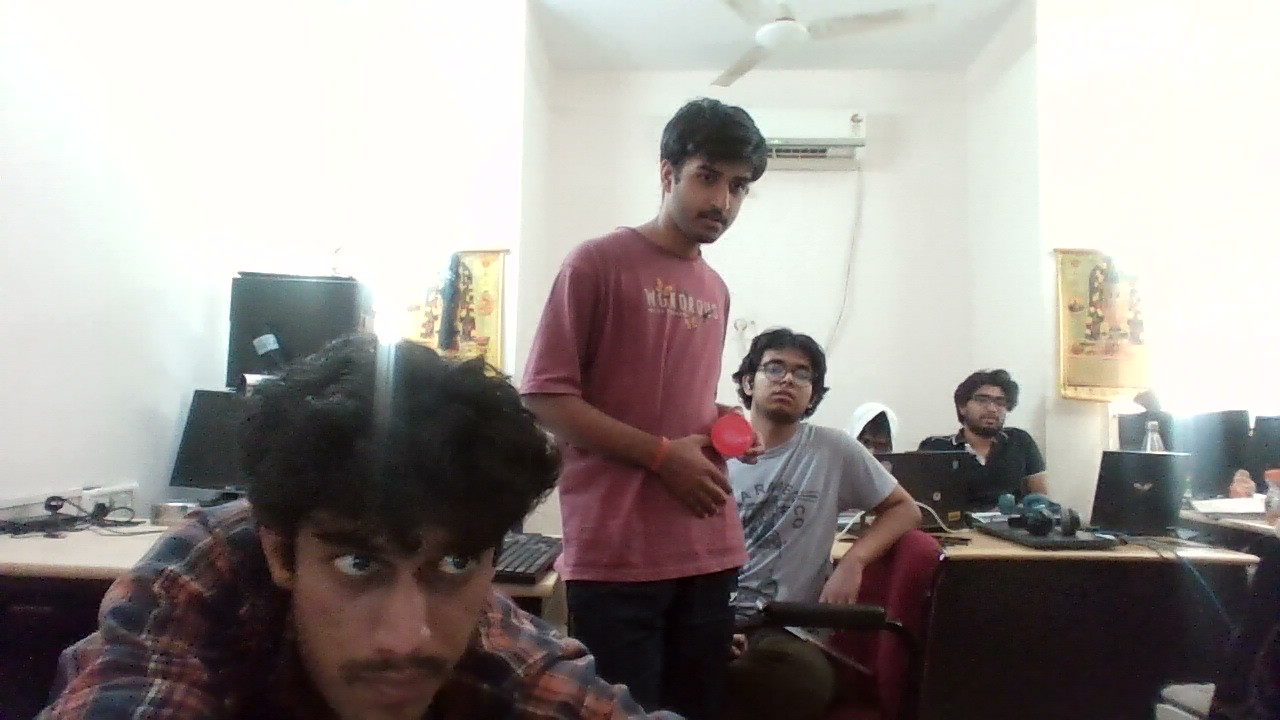
#> input picture main/tools/data/l (2).jpg, 1280 x 720 px, given in place of the camera
$ python angle_esp.py
#> lines starting #> are read from the running program, lines starting #| are printed output that depends on the picture; after the words box and inside, x2 and y2 are one past the last pixel; in counts of white or black regions, pixels touching at a corner belong together
import math
import os

import cv2
import numpy as np
import serial
import time

try:
    from config import ALPHA, FOCAL_LENGTH, BASELINE
except ImportError:
    ALPHA = 70.0
    FOCAL_LENGTH = 600.0
    BASELINE = 10.0

try:
    from config import BLUETOOTH_PORT, BAUD_RATE
except ImportError:
    BLUETOOTH_PORT = "COM5" if os.name == "nt" else "/dev/rfcomm0"
    BAUD_RATE = 115200

ANGLE_MIN = 0
ANGLE_MAX = 180
SERVO_CENTER = 90


def clamp_angle(value):
    return max(ANGLE_MIN, min(ANGLE_MAX, int(round(value))))


def to_servo_angles(horizontal_angle, vertical_angle):
    pan_angle = clamp_angle(SERVO_CENTER + horizontal_angle)
    tilt_angle = clamp_angle(SERVO_CENTER - vertical_angle)
    return pan_angle, tilt_angle


def open_bluetooth_serial():
    try:
        bt_serial = serial.Serial(BLUETOOTH_PORT, BAUD_RATE, timeout=1)
        time.sleep(2)
        print(f"Bluetooth connected on {BLUETOOTH_PORT} @ {BAUD_RATE}")
        return bt_serial
    except serial.SerialException as exc:
        print(f"Bluetooth unavailable: {exc}")
        return None


def send_angles(bt_serial, pan_angle, tilt_angle):
    if bt_serial is None:
        return

    message = f"{pan_angle},{tilt_angle}\n"
    try:
        bt_serial.write(message.encode("utf-8"))
    except serial.SerialException as exc:
        print(f"Bluetooth send failed: {exc}")


def find_red_center(frame):
    hsv = cv2.cvtColor(frame, cv2.COLOR_BGR2HSV)

    # Red wraps around the HSV hue range, so use two bands.
    lower_red_1 = np.array([0, 120, 70])
    upper_red_1 = np.array([10, 255, 255])
    lower_red_2 = np.array([170, 120, 70])
    upper_red_2 = np.array([180, 255, 255])

    mask_1 = cv2.inRange(hsv, lower_red_1, upper_red_1)
    mask_2 = cv2.inRange(hsv, lower_red_2, upper_red_2)
    red_mask = cv2.bitwise_or(mask_1, mask_2)

    kernel = np.ones((5, 5), np.uint8)
    red_mask = cv2.morphologyEx(red_mask, cv2.MORPH_OPEN, kernel)
    red_mask = cv2.morphologyEx(red_mask, cv2.MORPH_CLOSE, kernel)

    contours, _ = cv2.findContours(
        red_mask, cv2.RETR_EXTERNAL, cv2.CHAIN_APPROX_SIMPLE
    )

    if not contours:
        return red_mask, None, None

    largest_contour = max(contours, key=cv2.contourArea)

    if cv2.contourArea(largest_contour) < 300:
        return red_mask, None, None

    moments = cv2.moments(largest_contour)
    if moments["m00"] == 0:
        return red_mask, None, None

    center_x = int(moments["m10"] / moments["m00"])
    center_y = int(moments["m01"] / moments["m00"])

    return red_mask, (center_x, center_y), largest_contour


def calculate_radial_angle(origin, target):
    delta_x = target[0] - origin[0]
    delta_y = origin[1] - target[1]
    angle = math.degrees(math.atan2(delta_y, delta_x))
    return angle


def calculate_horizontal_vertical_angles(origin, target, f_pixel):
    # Horizontal offset (positive = right, negative = left)
    delta_x = target[0] - origin[0]
    # Vertical offset (positive = up/above, negative = down/below)
    delta_y = origin[1] - target[1]

    h_angle = math.degrees(math.atan2(delta_x, f_pixel))
    v_angle = math.degrees(math.atan2(delta_y, f_pixel))
    return h_angle, v_angle


cap = cv2.VideoCapture(0)
bt_serial = open_bluetooth_serial()
last_sent_angles = None

while True:
    is_true, frame = cap.read()
#> frame is the input picture: shape (720, 1280, 3); mean B, G, R 147.5, 150.6, 156.2
    frame = cv2.flip(frame, 1)
    if not is_true:
        break

    frame_height, frame_width = frame.shape[:2]
    frame_center = (frame_width // 2, frame_height // 2)

    # Calculate camera focal length in pixels using horizontal FOV (ALPHA)
    f_pixel = (frame_width * 0.5) / math.tan(math.radians(ALPHA * 0.5))

    # Draw vertical and horizontal central lines (axes)
    cv2.line(frame, (frame_center[0], 0), (frame_center[0], frame_height), (100, 100, 100), 1, cv2.LINE_AA)
    cv2.line(frame, (0, frame_center[1]), (frame_width, frame_center[1]), (100, 100, 100), 1, cv2.LINE_AA)

    red_mask, red_center, red_contour = find_red_center(frame)
#> in find_red_center, `mask_1 = cv2.inRange(hsv, lower_red_1, upper_red_1)`:
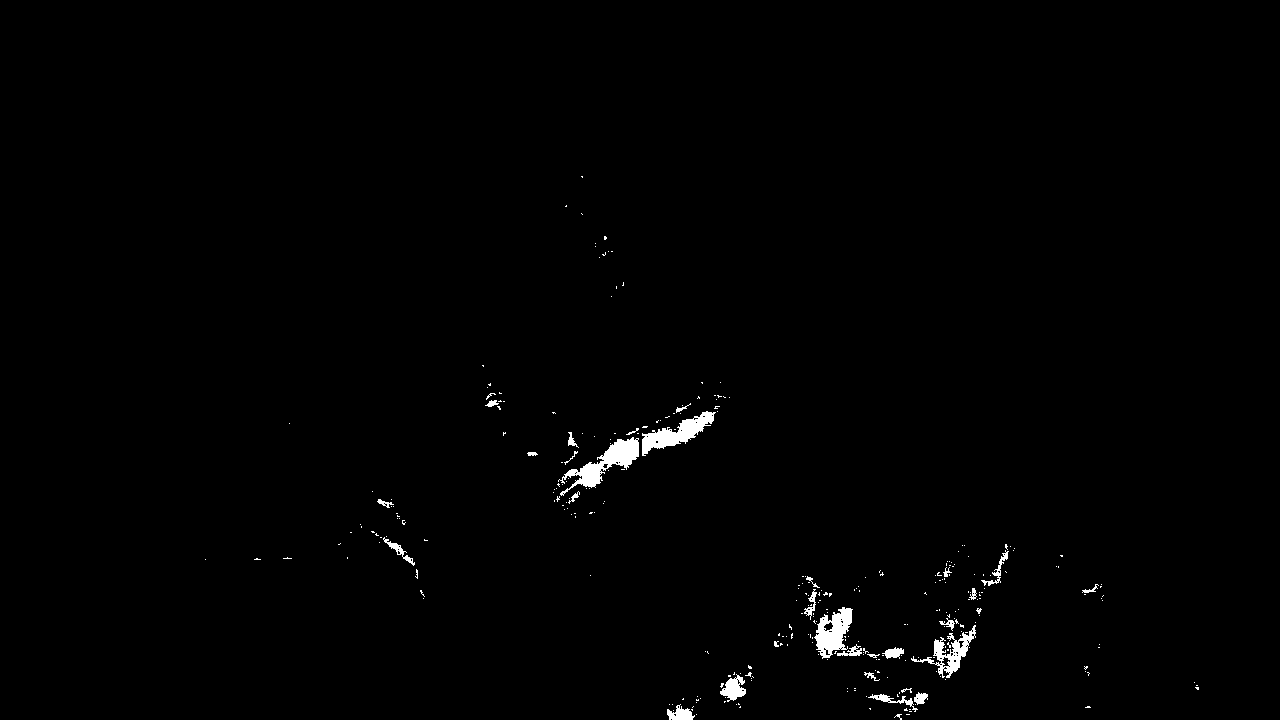
#> mask_1: shape (720, 1280); 0.88% white; 314 white regions (282 under 20 px), largest, box (x1, y1, x2, y2) and area: (558, 437, 639, 496) 1461, (642, 411, 716, 456) 1230, (814, 607, 853, 659) 1112
#> in find_red_center, `mask_2 = cv2.inRange(hsv, lower_red_2, upper_red_2)`:
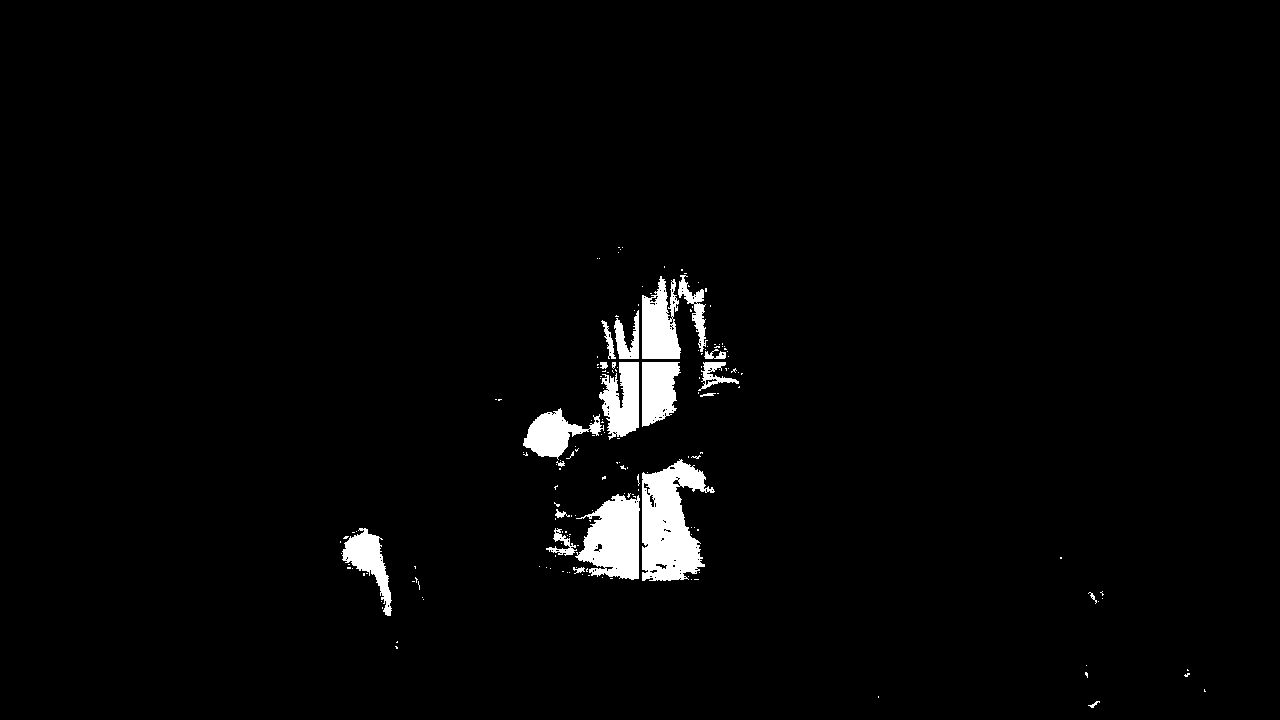
#> mask_2: shape (720, 1280); 2.4% white; 174 white regions (153 under 20 px), largest, box (x1, y1, x2, y2) and area: (642, 459, 715, 581) 5485, (575, 494, 640, 580) 3794, (642, 276, 681, 359) 2290
#> in find_red_center, `red_mask = cv2.morphologyEx(red_mask, cv2.MORPH_CLOSE, kernel)`:
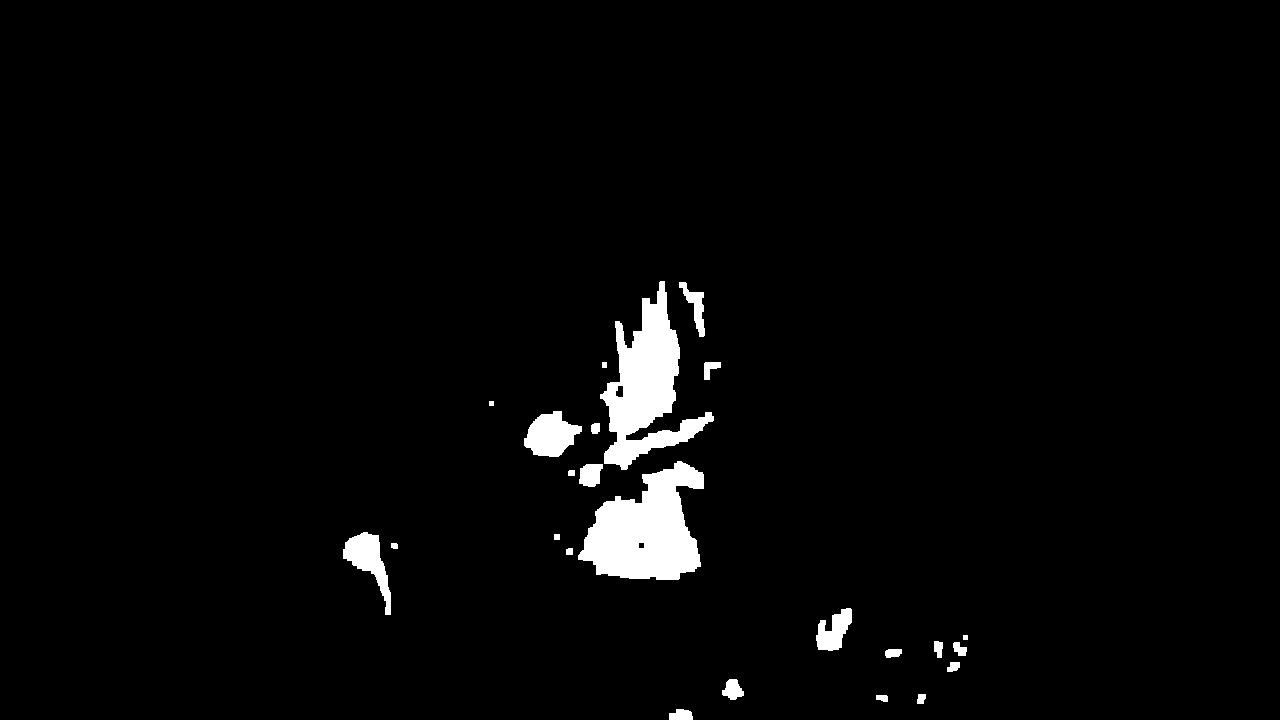
#> red_mask: shape (720, 1280); 2.7% white; 24 white regions
#> in find_red_center, `contours, _ = cv2.findContours( red_mask, cv2.RETR_EXTERNAL, cv2.CHAIN..`: contours = 24 contours, 2 with area under 20; largest, box (x1, y1, x2, y2) and area: (578, 461, 704, 580) 9045, (600, 281, 714, 470) 8484, (524, 411, 582, 457) 1650, (343, 532, 391, 615) 1466, (816, 608, 852, 651) 854
#> in find_red_center, `largest_contour = max(contours, key=cv2.contourArea)`: largest_contour = contour of 170 points, box (x1, y1, x2, y2) (578, 461, 704, 580), area 9045
#> in find_red_center, `moments = cv2.moments(largest_contour)`: moments = moments, m00 9045, centre m10/m00, m01/m00 = (645.7, 530.6)
#> in find_red_center, `center_x = int(moments["m10"] / moments["m00"])`: center_x = 645
#> in find_red_center, `center_y = int(moments["m01"] / moments["m00"])`: center_y = 530
#> red_center = (645, 530); red_contour has the same summary as largest_contour in find_red_center

    cv2.circle(frame, frame_center, 5, (255, 255, 0), -1)
#> frame: shape (720, 1280, 3); mean B, G, R 147.4, 150.4, 156
    cv2.putText(
        frame,
        "Center",
        (frame_center[0] + 10, frame_center[1] - 10),
        cv2.FONT_HERSHEY_SIMPLEX,
        0.5,
        (255, 255, 0),
        1,
        cv2.LINE_AA,
    )
#> frame: shape (720, 1280, 3); mean B, G, R 147.4, 150.5, 156

    if red_center is not None and red_contour is not None:
        cv2.drawContours(frame, [red_contour], -1, (0, 255, 0), 2)
        cv2.circle(frame, red_center, 6, (0, 0, 255), -1)
#> frame: shape (720, 1280, 3); mean B, G, R 147.3, 150.8, 155.9

        # Calculate horizontal and vertical angles with sign
        h_angle, v_angle = calculate_horizontal_vertical_angles(frame_center, red_center, f_pixel)
#> in calculate_horizontal_vertical_angles, `delta_x = target[0] - origin[0]`: delta_x = 5
#> in calculate_horizontal_vertical_angles, `delta_y = origin[1] - target[1]`: delta_y = -170
#> in calculate_horizontal_vertical_angles, `h_angle = math.degrees(math.atan2(delta_x, f_pixel))`: h_angle = 0.313
#> in calculate_horizontal_vertical_angles, `v_angle = math.degrees(math.atan2(delta_y, f_pixel))`: v_angle = -10.54
#> h_angle = 0.313; v_angle = -10.54
        radial_angle = calculate_radial_angle(frame_center, red_center)
#> in calculate_radial_angle, `delta_x = target[0] - origin[0]`: delta_x = 5
#> in calculate_radial_angle, `delta_y = origin[1] - target[1]`: delta_y = -170
#> in calculate_radial_angle, `angle = math.degrees(math.atan2(delta_y, delta_x))`: angle = -88.32
#> radial_angle = -88.32
        pan_angle, tilt_angle = to_servo_angles(h_angle, v_angle)
#> in to_servo_angles, `pan_angle = clamp_angle(SERVO_CENTER + horizontal_angle)`: pan_angle = 90
#> in to_servo_angles, `tilt_angle = clamp_angle(SERVO_CENTER - vertical_angle)`: tilt_angle = 101
#> pan_angle = 90; tilt_angle = 101

        # Draw a line from frame center to target
        cv2.line(frame, frame_center, red_center, (255, 0, 0), 2)

        # Draw alignment projection lines from target center to the central lines
        cv2.line(frame, red_center, (frame_center[0], red_center[1]), (255, 150, 0), 1, cv2.LINE_AA)
#> frame: shape (720, 1280, 3); mean B, G, R 147.4, 150.8, 155.8
        cv2.line(frame, red_center, (red_center[0], frame_center[1]), (255, 150, 0), 1, cv2.LINE_AA)

        # Assuming static distance between camera and object center is 74 cm (Euclidean Distance D = 74)
        D_static = 74.0
        u_ratio = math.tan(math.radians(h_angle))
#> u_ratio = 0.00547
        v_ratio = math.tan(math.radians(v_angle))
#> v_ratio = -0.186

        # Z = D / sqrt(tan^2(h) + tan^2(v) + 1)
        depth = D_static / math.sqrt(u_ratio**2 + v_ratio**2 + 1)
#> depth = 72.75
        h_dist = u_ratio * depth
#> h_dist = 0.398
        v_dist = v_ratio * depth
#> v_dist = -13.53

        cv2.putText(
            frame,
            f"Red center: {red_center}",
            (10, 30),
            cv2.FONT_HERSHEY_SIMPLEX,
            0.6,
            (0, 255, 0),
            2,
            cv2.LINE_AA,
        )
        cv2.putText(
            frame,
            f"H-Angle: {h_angle:+.2f} deg",
            (10, 60),
            cv2.FONT_HERSHEY_SIMPLEX,
            0.6,
            (0, 255, 0),
            2,
            cv2.LINE_AA,
        )
        cv2.putText(
            frame,
            f"V-Angle: {v_angle:+.2f} deg",
            (10, 90),
            cv2.FONT_HERSHEY_SIMPLEX,
            0.6,
            (0, 255, 0),
            2,
            cv2.LINE_AA,
        )
        cv2.putText(
            frame,
            f"Radial Angle: {radial_angle:.2f} deg",
            (10, 120),
            cv2.FONT_HERSHEY_SIMPLEX,
            0.6,
            (0, 255, 0),
            2,
            cv2.LINE_AA,
        )
        cv2.putText(
            frame,
            f"H-Dist: {h_dist:+.2f} cm",
            (10, 150),
            cv2.FONT_HERSHEY_SIMPLEX,
            0.6,
            (0, 255, 255),
            2,
            cv2.LINE_AA,
        )
        cv2.putText(
            frame,
            f"V-Dist: {v_dist:+.2f} cm",
            (10, 180),
            cv2.FONT_HERSHEY_SIMPLEX,
            0.6,
            (0, 255, 255),
            2,
            cv2.LINE_AA,
        )
        cv2.putText(
            frame,
            f"Depth (Z): {depth:.2f} cm",
            (10, 210),
            cv2.FONT_HERSHEY_SIMPLEX,
            0.6,
            (0, 255, 255),
            2,
            cv2.LINE_AA,
        )

        # Baseline distance calculation with zero division check
        if abs(h_angle) > 1e-5:
            calculated_distance = BASELINE / (2 * math.tan(math.radians(abs(h_angle))))
#> calculated_distance = 914
            distance_text = f"DISTANCE (Base): {calculated_distance:.2f} cm"
#> distance_text = 'DISTANCE (Base): 914.01 cm'
        else:
            distance_text = "DISTANCE (Base): N/A"

        cv2.putText(
            frame,
            distance_text,
            (10, 240),
            cv2.FONT_HERSHEY_SIMPLEX,
            0.6,
            (0, 255, 0),
            2,
            cv2.LINE_AA,
        )
        cv2.putText(
            frame,
            f"Pan/Tilt: {pan_angle}, {tilt_angle}",
            (10, 270),
            cv2.FONT_HERSHEY_SIMPLEX,
            0.6,
            (255, 255, 0),
            2,
            cv2.LINE_AA,
        )
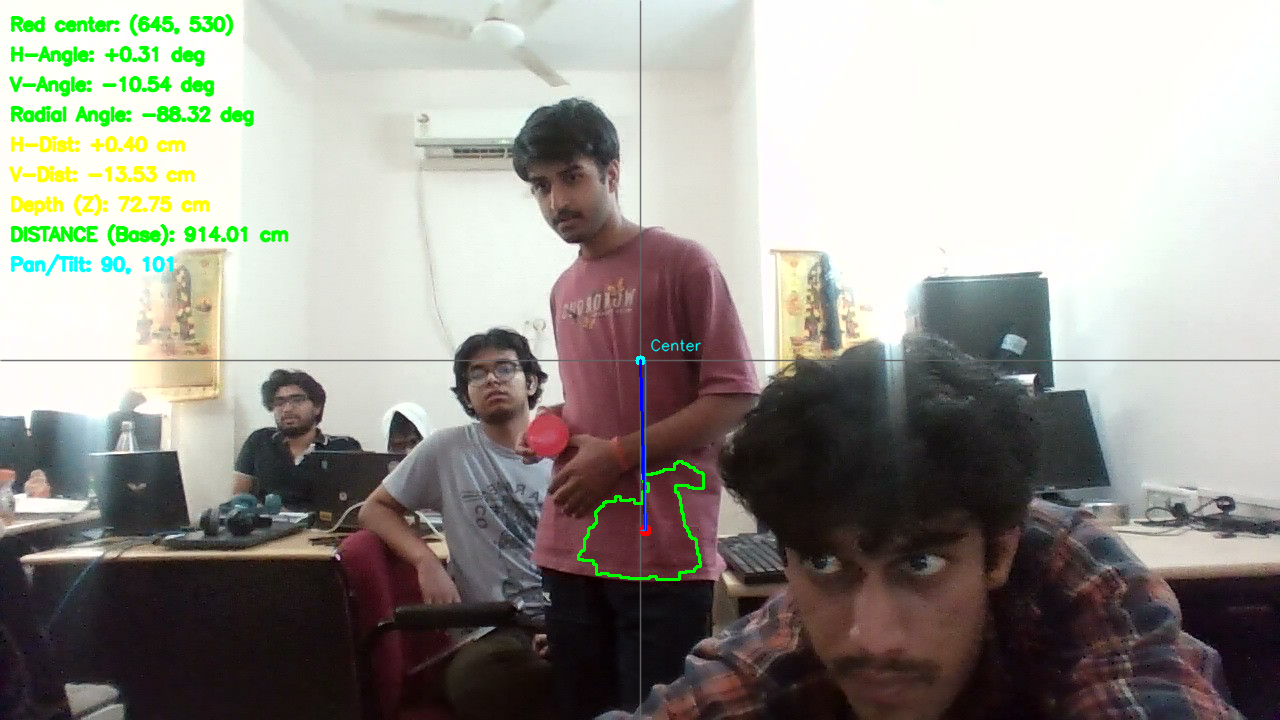
#> frame: shape (720, 1280, 3); mean B, G, R 143.9, 150.8, 153

        current_angles = (pan_angle, tilt_angle)
#> current_angles = (90, 101)
        if current_angles != last_sent_angles:
            send_angles(bt_serial, pan_angle, tilt_angle)
            last_sent_angles = current_angles
#> last_sent_angles = (90, 101)
    else:
        cv2.putText(
            frame,
            "No red object detected",
            (10, 30),
            cv2.FONT_HERSHEY_SIMPLEX,
            0.7,
            (0, 0, 255),
            2,
            cv2.LINE_AA,
        )

    cv2.imshow("frame", frame)
    cv2.imshow("red mask", red_mask)

    if cv2.waitKey(1) & 0xFF == ord("q"):
#> (key q is pressed here)
        break

cap.release()
if bt_serial is not None:
    bt_serial.close()
cv2.destroyAllWindows()
